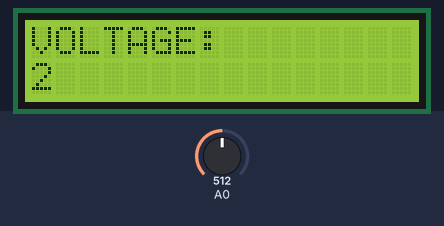
The sketch below on a simulated Arduino Uno, built with avr-gcc and run on an emulated ATmega328P. Parts: 16×2 character LCD. The inputs (shaded band) are chosen by the test bench; at power-on: A0 = 512.

Above: at 1.25 s.
1.3 s: A0 set to 716
At 1.51 s:
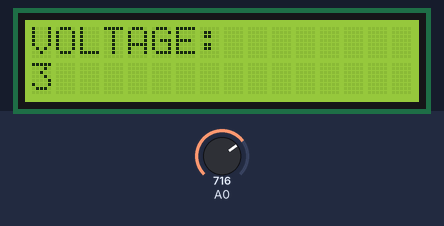
4.3 s: A0 set to 900
At 4.52 s:
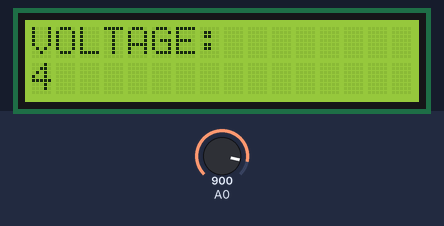
5.8 s: A0 set to 306
At 6.39 s:
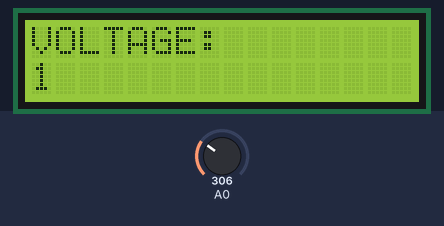
Timing chart, 0 to 8.8 s (numbered marks = the images above; inputs shaded):
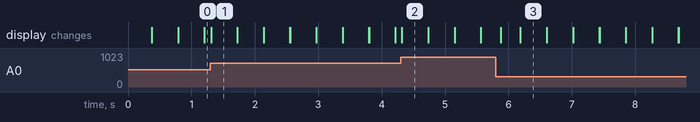

Measured:
- after the input at 1.3 s, the display: changes at once (image 1)
- after the input at 4.3 s, the display: changes at once (image 2)
- after the input at 5.8 s, the display: changes after 0.08 s (image 3)
- what the display in image 1 shows lasts 0.4 s, from 1.3 s to 1.7 s

The sketch:

_2_LCD_POTENTIOMETER_analog_voltage_converted_to_volts.ino
```cpp
#include<LiquidCrystal.h>
LiquidCrystal lcd(7,6,5,4,3,2);
void setup() {
  // put your setup code here, to run once:
pinMode(A0,INPUT);
lcd.begin(16,2);
}

void loop() {
  // put your main code here, to run repeatedly:
int x,y;
x=analogRead(A0);
y=(5*x)/1024;
lcd.setCursor(0,0);
lcd.print("VOLTAGE:");
lcd.setCursor(0,1);
lcd.print(y);
delay(100);
lcd.clear();
}
```
